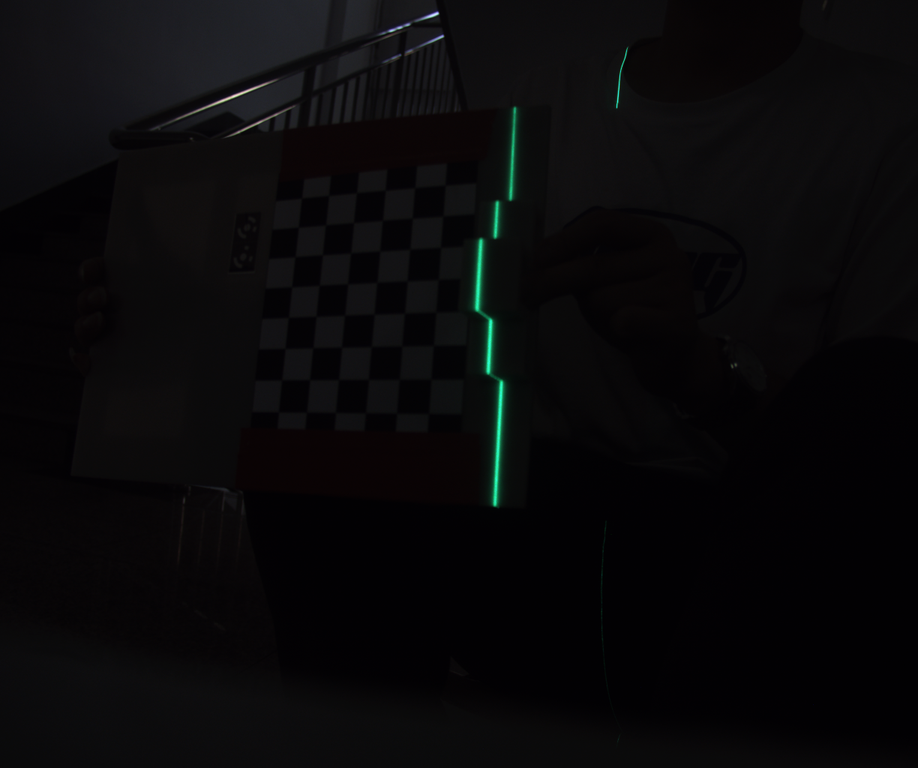
#> input picture Laser/img/img/19-1.bmp, 918 x 768 px, shrunk from 1224 x 1024 before the run, found by its file name
$ python Laser_Line_Extraction.py   (older library calls are emulated)
#> lines starting #> are read from the running program, lines starting #| are printed output that depends on the picture; after the words box and inside, x2 and y2 are one past the last pixel; in counts of white or black regions, pixels touching at a corner belong together
import cv2
import numpy as np
import math

img = cv2.imread('./img/19-1.bmp')
#> img is the input picture: shape (768, 918, 3); mean B, G, R 10.1, 8.8, 9.4
hsv = cv2.cvtColor(img, cv2.COLOR_RGB2HSV)
#> hsv: shape (768, 918, 3); mean H, S, V 117.8, 84.1, 10.9
# filtering red area of hue
redHueArea = 15
redRange = ((hsv[:, :, 0] + 360 + redHueArea) % 360)
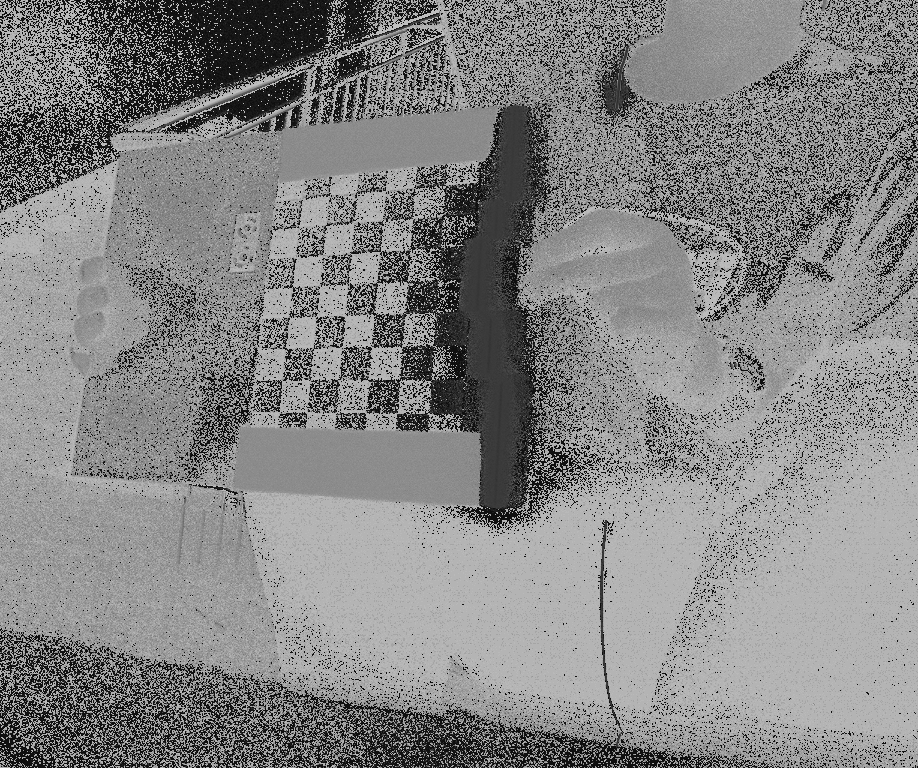
#> redRange: shape (768, 918) uint16; min 15, max 194, mean 132.8
hsv[np.where((2 * redHueArea) > redRange)] = [0, 0, 0]
#> hsv: shape (768, 918, 3); mean H, S, V 117.6, 78.4, 8.2
# filtering by saturation
hsv[np.where(hsv[:, :, 1] < 95)] = [0, 0, 0]
#> hsv: shape (768, 918, 3); mean H, S, V 57.3, 58, 2.6
# convert to rgb
rgb = cv2.cvtColor(hsv, cv2.COLOR_HSV2RGB)
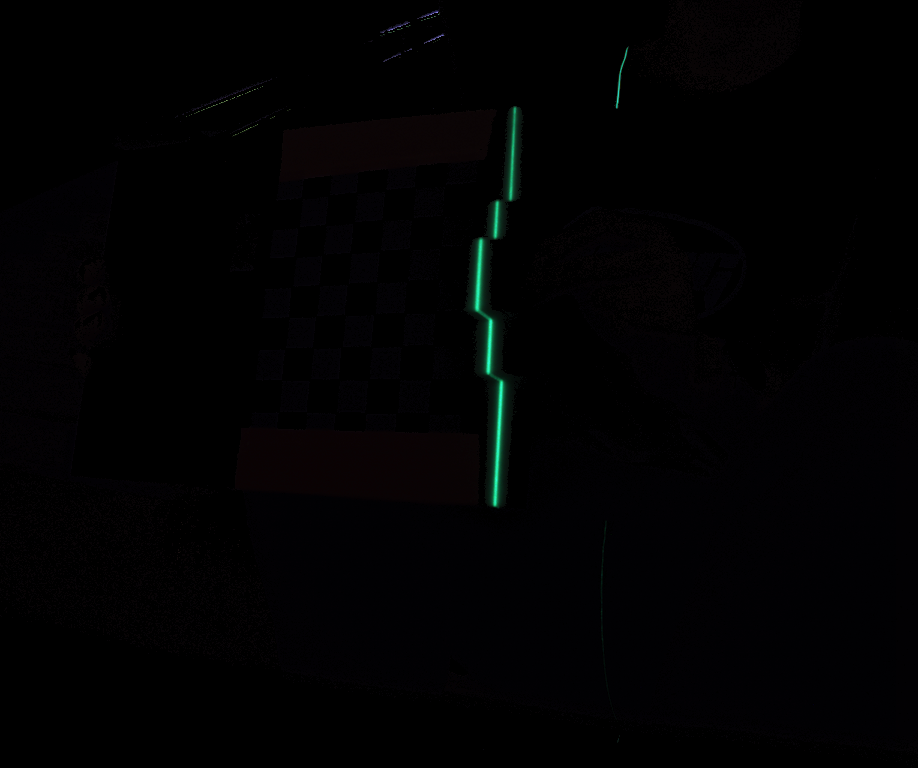
#> rgb: shape (768, 918, 3); mean B, G, R 2.1, 1.5, 1.4
# select only red grayscaled channel with low threshold
gray = cv2.cvtColor(rgb, cv2.COLOR_RGB2GRAY)
gray = cv2.threshold(gray, 15, 255, cv2.THRESH_BINARY)[1]
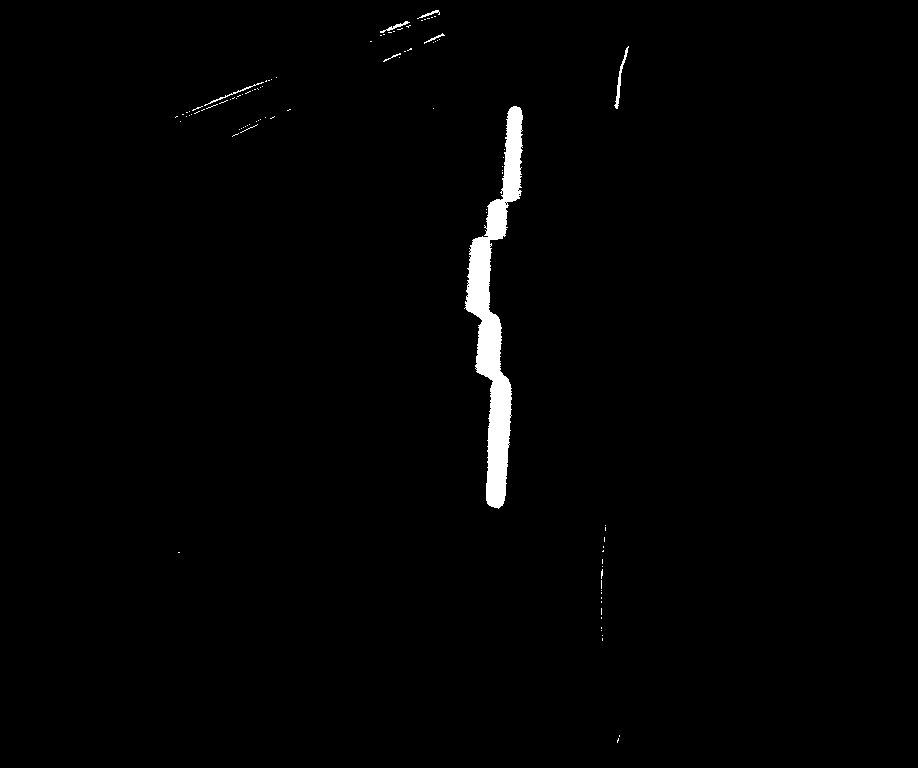
#> gray: shape (768, 918); 1.2% white; 98 white regions (91 under 20 px)
cv2.imshow('img',gray)
# contours processing
# (_, contours, _) = cv2.findContours(gray.copy(), cv2.RETR_LIST, 1)
# (_, contours) = cv2.findContours(gray.copy(), cv2.RETR_LIST, 1)
(contours, _) = cv2.findContours(gray.copy(), cv2.RETR_LIST, 1)
#> contours = 111 contours, 105 with area under 20; largest, box (x1, y1, x2, y2) and area: (464, 106, 523, 509) 7570, (614, 46, 629, 109) 112, (380, 21, 410, 33) 46, (204, 82, 264, 106) 37, (417, 10, 440, 19) 28, (424, 33, 445, 44) 22
for c in contours:
    area = cv2.contourArea(c)
    if area < 8: continue
    epsilon = 0.1 * cv2.arcLength(c, True) # tricky smoothing to a single line
    approx = cv2.approxPolyDP(c, epsilon, True)
    cv2.drawContours(img, [approx], -1, [255, 255, 255], -1)
#> this loop made 111 passes
#> (c, area) on passes 2, 3, 4, 5, 6, 7, 9, 10, 11, 12, 15, 17: ([[619, 735], [619, 736]], 0), ([[602, 638], [602, 639], [602, 640], [602, 639]], 0), ([[602, 635]], 0), ([[601, 630]], 0), ([[601, 627], [601, 628]], 0), ([[601, 617], [601, 618]], 0), ([[601, 601], [601, 602]], 0), ([[601, 597], [601, 598]], 0), ([[601, 592], [601, 593]], 0), ([[601, 590]], 0), ([[602, 566]], 0), ([[178, 552], [179, 552]], 0)
#> area on passes 1, 8, 13, 14, 16, 20: 1, 0, 0, 5, 0, 0
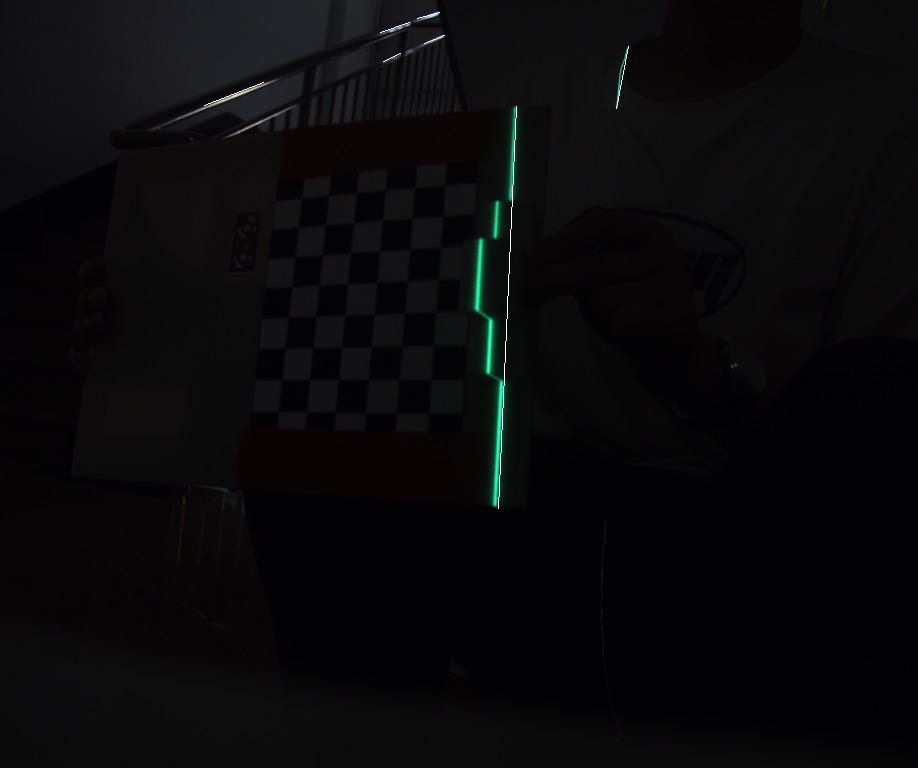
#> img: shape (768, 918, 3); 0.09% of pixels changed, all inside (x1, y1, x2, y2) = (204, 12, 629, 509)

cv2.imshow('result', img)
cv2.waitKey(0)
